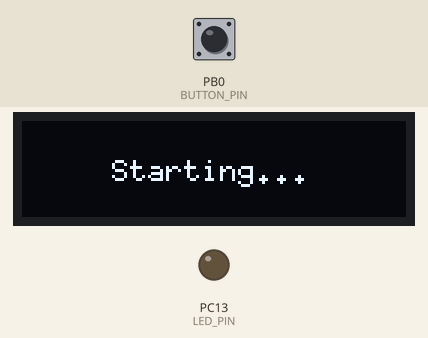
Simulated run of this program. Board: STM32 Blue Pill. On the bench: 128×32 one-colour display, output pins drawn as LEDs (lit = HIGH). The inputs (shaded band) are chosen by the test bench; at power-on: PB0 (BUTTON_PIN) HIGH. What the program prints to the serial monitor is not drawn.

Above: at 0.6 s.
At 3.9 s:
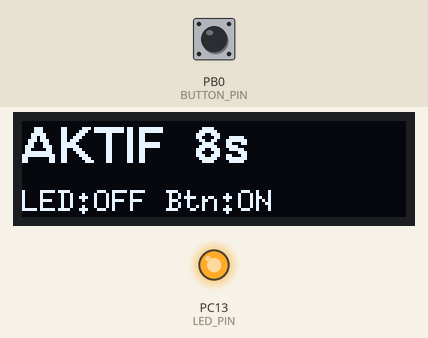
4.0 s: PB0 (BUTTON_PIN) pulled LOW for 0.25 s
At 6.6 s:
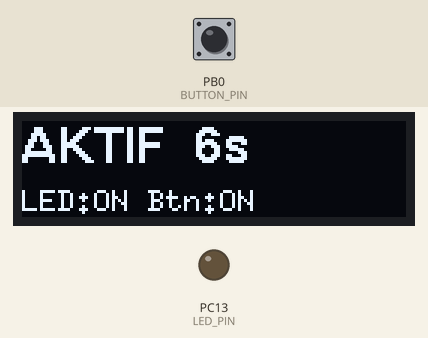
7.2 s: PB0 (BUTTON_PIN) pulled LOW for 1 s
At 8.1 s:
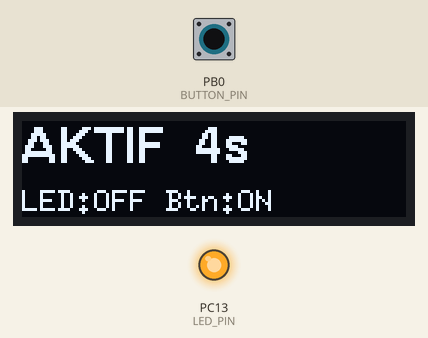
11.2 s: PB0 (BUTTON_PIN) pulled LOW for 0.25 s
At 14.8 s:
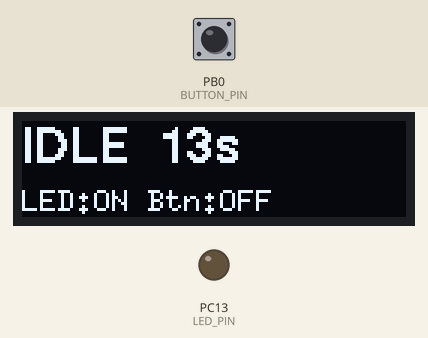
Timing chart, 0 to 16.3 s (numbered marks = the images above; inputs shaded):
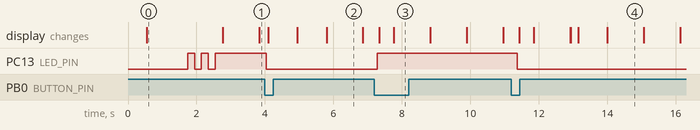

Measured:
- after the input at 4.0 s, PC13 (LED_PIN): HIGH → LOW at once; the display: first changes after 0.10 s (image 2 shows a later state)
- after the input at 7.2 s, PC13 (LED_PIN): LOW → HIGH after 0.08 s; the display: first changes after 0.14 s (image 3 shows a later state)
- after the input at 11.2 s, PC13 (LED_PIN): HIGH → LOW after 0.17 s instead of 1.7 s; the display: first changes after 0.23 s (image 4 shows a later state)
- what the display in image 0 shows lasts 2.3 s, from 0.5 s to 2.8 s
- what the display in image 2 shows lasts 1.1 s, from 5.8 s to 6.9 s

The program:

main.cpp
```cpp
#include <Arduino.h>
#include <Wire.h>
#include <U8g2lib.h>

// === OLED 0.91" SSD1306 128x32 (I2C: PB6=SCK, PB7=SDA) ===
U8G2_SSD1306_128X32_UNIVISION_F_HW_I2C u8g2(U8G2_R0, U8X8_PIN_NONE);

// === Pin Definitions ===
#define BUTTON_PIN  PB0
#define LED_PIN     PC13

// === Mode Definitions ===
enum Mode { ACTIVE, IDLE };
volatile Mode currentMode = ACTIVE;
volatile bool buttonPressed = false;
bool ledState = false;

unsigned long modeStartTime = 0;
const unsigned long ACTIVE_DURATION = 10000;  // 10 detik
const unsigned long IDLE_DURATION   = 15000;  // 15 detik

// === ISR: hanya set flag dengan debounce ===
volatile unsigned long lastISRTime = 0;
void buttonISR() {
    unsigned long now = millis();
    if (now - lastISRTime > 200) {  // debounce 200ms
        buttonPressed = true;
        lastISRTime = now;
    }
}

// === Update OLED ===
void updateOLED(const char* mode, int sisa, const char* ledSt, const char* btn) {
    char line1[22];
    char line2[22];
    snprintf(line1, sizeof(line1), "%s  %ds", mode, sisa);
    snprintf(line2, sizeof(line2), "LED:%s %s", ledSt, btn);

    u8g2.clearBuffer();
    u8g2.setFont(u8g2_font_helvB12_tr);  // Font besar untuk baris 1
    u8g2.drawStr(0, 14, line1);
    u8g2.setFont(u8g2_font_6x10_tr);     // Font kecil untuk baris 2
    u8g2.drawStr(0, 30, line2);
    u8g2.sendBuffer();
}

void setup() {
    Serial.begin(115200);
    delay(500);

    // Init OLED
    u8g2.begin();
    u8g2.clearBuffer();
    u8g2.setFont(u8g2_font_6x10_tr);
    u8g2.drawStr(30, 20, "Starting...");
    u8g2.sendBuffer();
    delay(1000);

    Serial.println("Program: EXTI Interrupt - Active/Idle Mode\n");

    pinMode(BUTTON_PIN, INPUT_PULLUP);
    pinMode(LED_PIN, OUTPUT);

    // LED kedip 3x tanda program jalan
    for (int i = 0; i < 3; i++) {
        digitalWrite(LED_PIN, LOW);  // ON
        delay(200);
        digitalWrite(LED_PIN, HIGH); // OFF
        delay(200);
    }

    attachInterrupt(digitalPinToInterrupt(BUTTON_PIN), buttonISR, FALLING);

    // Mulai mode ACTIVE
    currentMode = ACTIVE;
    modeStartTime = millis();
    ledState = false;
    updateOLED("AKTIF", 10, "OFF", "Btn:ON");
}

void loop() {
    unsigned long elapsed = millis() - modeStartTime;

    if (currentMode == ACTIVE) {
        int sisa = (ACTIVE_DURATION - elapsed) / 1000;
        if (sisa < 0) sisa = 0;

        // Cek button: interrupt ATAU polling
        static bool lastBtnState = HIGH;
        bool currentBtn = digitalRead(BUTTON_PIN);
        if (buttonPressed || (currentBtn == LOW && lastBtnState == HIGH)) {
            buttonPressed = false;
            ledState = !ledState;
            digitalWrite(LED_PIN, ledState ? LOW : HIGH);
            delay(50);  // debounce
        }
        lastBtnState = currentBtn;

        updateOLED("AKTIF", sisa, ledState ? "ON" : "OFF", "Btn:ON");

        if (elapsed >= ACTIVE_DURATION) {
            currentMode = IDLE;
            modeStartTime = millis();
            ledState = true;
            digitalWrite(LED_PIN, LOW);
            updateOLED("IDLE", 15, "ON", "Btn:OFF");
        }
    }
    else {
        int sisa = (IDLE_DURATION - elapsed) / 1000;
        if (sisa < 0) sisa = 0;

        if (buttonPressed) {
            buttonPressed = false;  // Diabaikan
        }

        digitalWrite(LED_PIN, LOW);
        updateOLED("IDLE", sisa, "ON", "Btn:OFF");

        if (elapsed >= IDLE_DURATION) {
            currentMode = ACTIVE;
            modeStartTime = millis();
            ledState = false;
            digitalWrite(LED_PIN, HIGH);
            updateOLED("AKTIF", 10, "OFF", "Btn:ON");
        }
    }

    delay(200);
}
```
